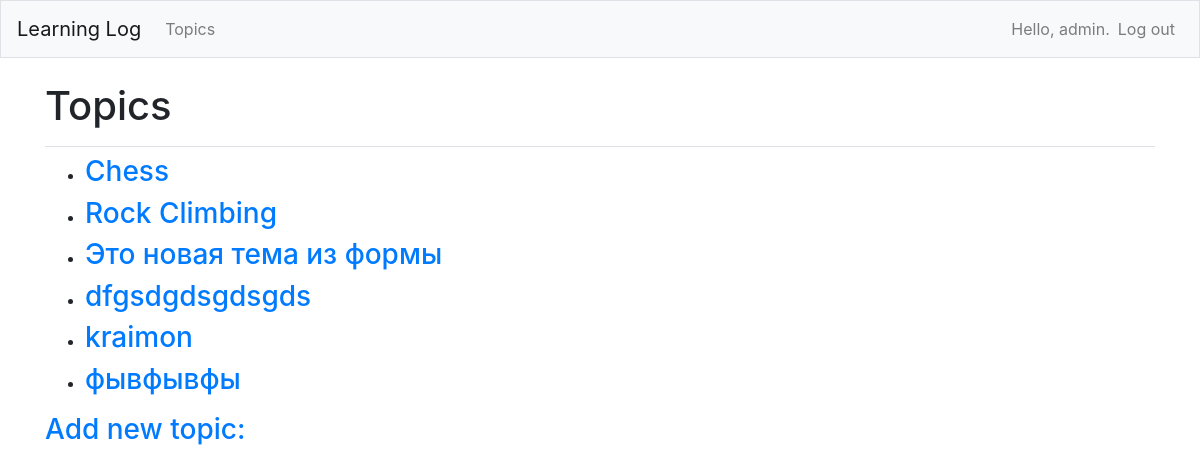
The app's page /topics/ (signed in) with its own data.
### learning_logs/models.py (models this page shows)
class Topic(models.Model):  # Определение модели Topic - представляет собой тему, которую изучает пользователь
    text = models.CharField(max_length=200)  # Поле для текста темы (максимум 200 символов)
    date_added = models.DateTimeField(auto_now_add=True)  # Поле для даты добавления (автоматически устанавливается при создании)
    owner = models.ForeignKey(User, on_delete=models.CASCADE)
    def __str__(self):  # Метод для строкового представления объекта модели - возвращает текст темы
        return self.text  # Возвращает текст темы

### learning_logs/views.py (the view)
# urls.py: path('topics/', views.topics, name='topics'),  # страница topics
@login_required
def topics(request):
    topics = Topic.objects.filter(owner=request.user).order_by('date_added')  # Получает все объекты Topic из базы данных, упорядоченные по дате добавления.
    context = {'topics': topics}  # Создает контекст с темами для передачи в шаблон.
    return render(request, 'learning_logs/topics.html', context)  # Возвращает ответ на запрос, используя шаблон 'learning_logs/topics.html' и переданный контекст.

### learning_logs/templates/learning_logs/topics.html
{% extends "learning_logs/base.html" %}
{% block page_header %}
    <h1>Topics</h1>
{% endblock page_header %}
{% block content %}
    <ul>
        {% for topic in topics %}
            <li><h3>
                <a href="{% url 'learning_logs:topic' topic.id %}"> {{ topic }} </a>
            </h3></li>
        {% empty %}
            <li><h3>No topics have been added yet.</h3></li>
        {% endfor %}
    </ul>
    <h3><a href="{% url 'learning_logs:new_topic' %}"> Add new topic:</a></h3>
{% endblock content %}

### learning_logs/templates/learning_logs/base.html (shortened to what this page needs)
<!DOCTYPE html>
{% load bootstrap4 %}
<html lang="en">
<head>
    {% bootstrap_css %}
</head>
<body>
    <nav class="navbar navbar-expand-md navbar-light bg-light mb-4 border">
      <a class="navbar-brand" href="{% url 'learning_logs:index'%}">Learning Log</a>
      <div class="collapse navbar-collapse" id="navbarCollapse">
        <ul class="navbar-nav mr-auto">
          <li class="nav-item">
            <a class="nav-link" href="{% url 'learning_logs:topics'%}">Topics</a></li>
        </ul>
        <ul class="navbar-nav ml-auto">
          {% if user.is_authenticated %}
            <li class="nav-item">
              <span class="navbar-text">Hello, {{ user.username }}.</span>
            </li>
            <li class="nav-item">
              <a class="nav-link" href="{% url 'users:logout'%}">Log out</a>
            </li>
          {% endif %}
        </ul>
      </div>
    </nav>
    <main role="main" class="container">
      <div class="pb-2 mb-2 border-bottom">
        {% block page_header %}{% endblock page_header %}
      </div>
      <div>
        {% block content %}{% endblock content %}
      </div>
    </main>
</body>
</html>

### records on screen
Topic: text "Chess"
Topic: text "Rock Climbing"
Topic: text "Это новая тема из формы"
Topic: text "dfgsdgdsgdsgds"
Topic: text "kraimon"
Topic: text "фывфывфы"

### other values on screen
{{ user.username }} "admin"
